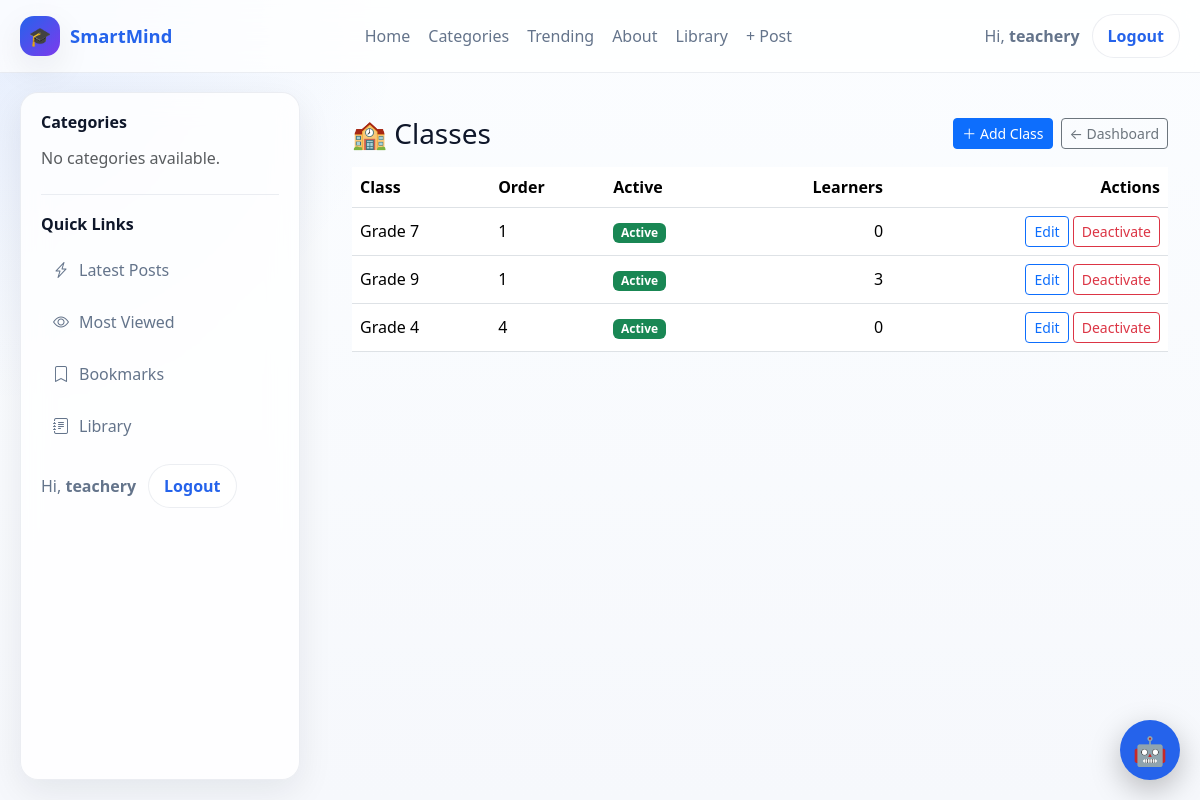
/accounts/classes/ (signed in), run on the app's committed database.
### accounts/models.py (models this page shows, shortened)
class User(AbstractUser):
    ROLE_CHOICES = [
        ("school_admin", "School Admin"),
        ("teacher", "Teacher"),
        ("student", "Student"),
        ("parent", "Parent"),
    ]
    role = models.CharField(
        max_length=20,
        choices=ROLE_CHOICES,
        default="student",
        db_index=True,
    )
    school = models.ForeignKey(
        "schools.School",
        on_delete=models.CASCADE,
        related_name="users",
        null=True,
        blank=True,
    )
    school_class = models.ForeignKey(
        "schools.SchoolClass",
        on_delete=models.SET_NULL,
        related_name="students",
        null=True,
        blank=True,
    )
    teacher_role = models.ForeignKey(
        "TeacherRole",
        on_delete=models.SET_NULL,
        null=True,
        blank=True,
        related_name="teachers",
    )
    admission_number = models.CharField(
        max_length=30,
        unique=True,
        blank=True,
        null=True,
        db_index=True,
    )
    employee_number = models.CharField(
        max_length=30,
        unique=True,
        blank=True,
        null=True,
        db_index=True,
    )
    tsc_number = models.CharField(
        max_length=30,
        blank=True,
        null=True,
    )
    phone_number = models.CharField(max_length=20, blank=True)
    profile_picture = models.ImageField(upload_to="profiles/", blank=True, null=True)
    date_of_birth = models.DateField(blank=True, null=True)
    is_verified = models.BooleanField(default=False)
    created_at = models.DateTimeField(default=timezone.now)
    updated_at = models.DateTimeField(auto_now=True)

### schools/models.py (models this page shows, shortened)
class SchoolClass(models.Model):
    LEVEL_CHOICES = [
        ("pre_primary", "Pre-Primary"),
        ("lower_primary", "Lower Primary"),
        ("upper_primary", "Upper Primary"),
        ("junior_school", "Junior School"),
        ("senior_school", "Senior School"),
    ]
    school = models.ForeignKey(
        School,
        on_delete=models.CASCADE,
        related_name="classes"
    )
    name = models.CharField(max_length=50)
    level = models.CharField(
        max_length=30,
        choices=LEVEL_CHOICES
    )
    order = models.PositiveSmallIntegerField(
        default=1,
        help_text="Used to sort classes."
    )
    is_active = models.BooleanField(default=True)
    class Meta:
        unique_together = ("school", "name")
        ordering = ["order", "name"]

### accounts/views.py (the view)
# urls.py: path("classes/",views.class_list,name="class_list",),
@login_required
def class_list(request):
    classes = SchoolClass.objects.filter(
        school=request.user.school
    ).order_by("order", "name")
    return render(
        request,
        "class_list.html",
        {"classes": classes},
    )

### accounts/templates/class_list.html (shortened to what this page needs)
{% extends "base.html" %}
{% block content %}
<div class="container py-4">
    <div class="d-flex justify-content-between align-items-center mb-3 flex-wrap gap-2">
        <h3 class="mb-0">🏫 Classes</h3>
        <div class="d-flex gap-2">
            <button type="button"
                    class="btn btn-primary btn-sm"
                    data-bs-toggle="modal"
                    data-bs-target="#addClassModal">
                ＋ Add Class
            </button>
            <a href="{% url 'school_admin_dashboard' %}"
               class="btn btn-sm btn-outline-secondary">
                ← Dashboard
            </a>
        </div>
    </div>
    {% if classes %}
        <div class="table-responsive">
            <table class="table align-middle">
                <thead>
                    <tr>
                        <th>Class</th>
                        <th>Order</th>
                        <th>Active</th>
                        <th class="text-end">Learners</th>
                        <th class="text-end">Actions</th>
                    </tr>
                </thead>
                <tbody>
                    {% for c in classes %}
                    <tr>
                        <td>{{ c.name }}</td>
                        <td>{{ c.order }}</td>
                        <td>
                            {% if c.is_active %}
                                <span class="badge bg-success">Active</span>
                            {% else %}
                                <span class="badge bg-secondary">Inactive</span>
                            {% endif %}
                        </td>
                        <td class="text-end">{{ c.enrollments.count }}</td>
                        <td class="text-end">
                            <a href="{% url 'class_edit' c.id %}"
                               class="btn btn-sm btn-outline-primary">Edit</a>
                            <form method="post"
                                  action="{% url 'class_delete' c.id %}"
                                  class="d-inline"
                                  onsubmit="return confirm('Deactivate {{ c.name }}?');">
                                <button class="btn btn-sm btn-outline-danger">Deactivate</button>
                            </form>
                        </td>
                    </tr>
                    {% endfor %}
                </tbody>
            </table>
        </div>
    {% else %}
        <div class="alert alert-info">
            No classes yet. Click <strong>Add Class</strong> to create one.
        </div>
    {% endif %}
</div>
{% endblock %}

### blog/templates/base.html (shortened to what this page needs)
{% load static %}
<!DOCTYPE html>
<html lang="en">
<head>
    <link href="https://cdn.jsdelivr.net/npm/bootstrap@5.3.7/dist/css/bootstrap.min.css" rel="stylesheet">
    <link rel="stylesheet" href="https://cdn.jsdelivr.net/npm/bootstrap-icons@1.11.3/font/bootstrap-icons.min.css">
    <link rel="stylesheet" href="{% static 'smartmind_ai/chatbot.css' %}">
    <link rel="stylesheet" href="{% static 'django_ckeditor_5/dist/styles.css' %}">
</head>
<body>
<div class="site-shell">
    <header class="site-navbar">
        <div class="nav-inner">
            <a href="{% url 'dashboard' %}" class="brand">
                <span class="brand-badge">🎓</span>
                <span>SmartMind</span>
            </a>
            <nav class="nav-links" aria-label="Main navigation">
                {% if user.is_authenticated %}
                    <a href="{% url 'dashboard' %}">Home</a>
                {% else %}
                    <a href="{% url 'blog:home' %}">Home</a>
                {% endif %}
                <a href="#">Categories</a>
                <a href="#">Trending</a>
                <a href="#">About</a>
                <a href="{% url 'library:home' %}">Library</a>
                <a href="{% url 'blog:add_post' %}">+ Post</a>
            </nav>
            <div class="user-box">
                {% if user.is_authenticated %}
                    <span>Hi, <strong>{{ user.username }}</strong></span>
                    <form action="{% url 'logout' %}" method="post" class="m-0">
                        <button type="submit" class="btn-pill">Logout</button>
                    </form>
                {% else %}
                    <a href="{% url 'login' %}" class="btn-pill">Login</a>
                {% endif %}
            </div>
        </div>
    </header>
    <div class="layout">
        <aside class="sidebar d-none d-lg-block">
            <div class="sidebar-section">
                <h3>Categories</h3>
                <div class="sidebar-links">
                    {% for category in categories %}
                        <a href="{% url 'blog:category_post' category.slug %}">
                            <i class="bi bi-folder2"></i>
                            <span>{{ category.name }}</span>
                        </a>
                    {% empty %}
                        <p class="text-muted mb-0">No categories available.</p>
                    {% endfor %}
                </div>
            </div>
            <div class="sidebar-section">
                <h3>Quick Links</h3>
                <div class="sidebar-links">
                    <a href="#"><i class="bi bi-lightning-charge"></i><span>Latest Posts</span></a>
                    <a href="#"><i class="bi bi-eye"></i><span>Most Viewed</span></a>
                    <a href="#"><i class="bi bi-bookmark"></i><span>Bookmarks</span></a>
                    <a href="{% url 'library:home' %}"><i class="bi bi-journal-text"></i><span>Library</span></a>
                </div>
                <div class="user-box mt-3">
                    {% if user.is_authenticated %}
                        <span>Hi, <strong>{{ user.username }}</strong></span>
                        <form action="{% url 'logout' %}" method="post" class="m-0">
                            <button type="submit" class="btn-pill">Logout</button>
                        </form>
                    {% else %}
                        <a href="{% url 'login' %}" class="btn-pill">Login</a>
                    {% endif %}
                </div>
            </div>
        </aside>
        <main>
            <div class="content-wrap">
                {% block content %}{% endblock %}
            </div>
        </main>
    </div>
</div>
{% include "smartmind_ai/chatbot.html" %}
</body>
</html>

### blog/templates/base.html (style rules this page uses)
:root { --bg: #f6f8fc; --surface: rgba(255, 255, 255, 0.82); --surface-solid: #ffffff; --text: #0f172a; --muted: #64748b; --primary: #2563eb; --primary-2: #1d4ed8; --border: rgba(148, 163, 184, 0.18); --shadow: 0 12px 35px rgba(15, 23, 42, 0.08); --radius: 18px; --navbar-h: 72px; --sidebar-w: 280px; --layout-pad: 20px; }
* { box-sizing: border-box; }
html { scroll-behavior: smooth; }
body { margin: 0; font-family: system-ui, -apple-system, BlinkMacSystemFont, "Segoe UI", sans-serif; background: radial-gradient(circle at top left, rgba(37, 99, 235, 0.10), transparent 28%), linear-gradient(180deg, #fbfdff 0%, var(--bg) 100%); color: var(--text); overflow-x: hidden; }
a { text-decoration: none; }
.site-shell { min-height: 100vh; display: flex; flex-direction: column; }
.site-navbar { position: sticky; top: 0; z-index: 1030; backdrop-filter: blur(16px); background: rgba(255, 255, 255, 0.76); border-bottom: 1px solid var(--border); }
.nav-inner { max-width: 1400px; margin: 0 auto; padding: 14px 20px; display: flex; align-items: center; justify-content: space-between; gap: 16px; }
.brand { display: flex; align-items: center; gap: 10px; font-weight: 800; color: var(--primary); font-size: 1.15rem; white-space: nowrap; }
.brand-badge { width: 40px; height: 40px; display: grid; place-items: center; border-radius: 14px; background: linear-gradient(135deg, var(--primary), #7c3aed); color: #fff; box-shadow: var(--shadow); }
.nav-links { display: flex; align-items: center; gap: 18px; flex-wrap: wrap; }
.nav-links a { color: var(--muted); font-weight: 500; transition: color 0.2s ease; }
.user-box { display: flex; align-items: center; gap: 12px; color: var(--muted); }
.btn-pill { border: 1px solid var(--border); background: var(--surface-solid); color: var(--primary); padding: 9px 15px; border-radius: 999px; font-weight: 600; transition: all 0.2s ease; }
.layout { display: flex; align-items: flex-start; width: 100%; padding: var(--layout-pad); flex: 1; }
.sidebar { position: fixed; top: calc(var(--navbar-h) + var(--layout-pad)); left: var(--layout-pad); width: var(--sidebar-w); height: calc(100vh - var(--navbar-h) - (var(--layout-pad) * 2)); overflow-y: auto; background: var(--surface); backdrop-filter: blur(14px); border: 1px solid var(--border); border-radius: var(--radius); box-shadow: var(--shadow); padding: 20px; }
.sidebar-section + .sidebar-section { margin-top: 24px; padding-top: 20px; border-top: 1px solid var(--border); }
.sidebar h3 { margin: 0 0 14px; font-size: 1rem; font-weight: 700; }
.sidebar-links { display: grid; gap: 8px; }
.sidebar-links a { display: flex; align-items: center; gap: 10px; padding: 10px 12px; border-radius: 12px; color: var(--muted); transition: background 0.2s ease, color 0.2s ease, transform 0.2s ease; }
main { flex: 1; margin-left: calc(var(--sidebar-w) + var(--layout-pad) + 20px); min-width: 0; padding: 0; }
.content-wrap { background: transparent; min-width: 0; }

### data on the page
User: username "teachery"
SchoolClass: name "Grade 7", order "1", is_active "Active", enrollments.count "0"
SchoolClass: name "Grade 9", order "1", is_active "Active", enrollments.count "3"
SchoolClass: name "Grade 4", order "4", is_active "Active", enrollments.count "0"
